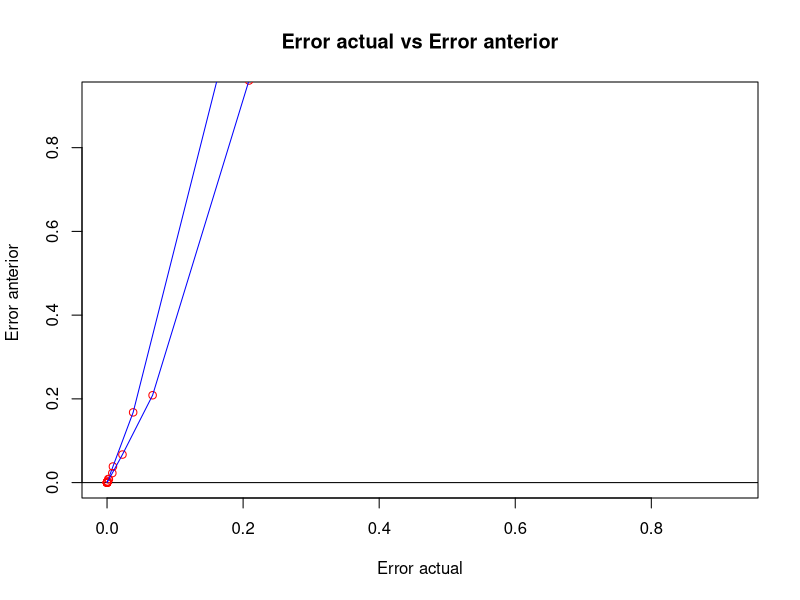

R code for this plot:
# -------------------------------------------------------------------------------------
# Código realizado por: 
# * Natalia Navas
# * Jorge Salgado 
# * Sebastián Santamaría
# -------------------------------------------------------------------------------------
# Clase análisis numérico mier-vier 1903
# -------------------------------------------------------------------------------------

rm(list=ls())

Fx <- function(x) ((exp(1)^x) - (pi*x))
F1x <- function(x) ((exp(1)^x)-pi)

falsaPosicion <- function(a, b, err) {
  eActual <- c()
  eAnterior <- c()
  x = seq(a,b,0.1)
  #plot(x,Fx(x),type="l",col="blue")
  #abline(h=0,col="blue")
  it = 0
  error = 1
  aux <- 1
  while (error > err) {
    it = it + 1
    x = (Fx(b)*a-Fx(a)*b)/(Fx(b)-Fx(a))
    
    if (Fx(x) == 0) {
      break
    }
    
    if (Fx(x)*Fx(a) < 0) {
      b = x
    }
    else {
      a = x
    }
    if(it > 1){
      eAnterior <- c(eAnterior, aux)
      eActual <- c(eActual, error)
    }
    aux <- error
    error = abs(Fx(x)/F1x(x))
    
    #points(rbind(c(x,0)),pch=19,cex=0.7,col="red")
    
    cat("X=",x,"\t","E=",error,"\t","Iteracion=",it,"\n")
  }
  # Insercion de puntos y lineas en la gráfica
  points(eActual, eAnterior, col = "red")
  lines(eActual, eAnterior, col = "blue")
}
plot(Fx, xlim=c(0,0.92), ylim=c(0,0.92), col = "white", xlab="Error actual",ylab="Error anterior ", main= "Error actual vs Error anterior")
abline(h=0,col="black")
falsaPosicion(0, 1, 10e-8)
falsaPosicion(1, 2, 10e-8)